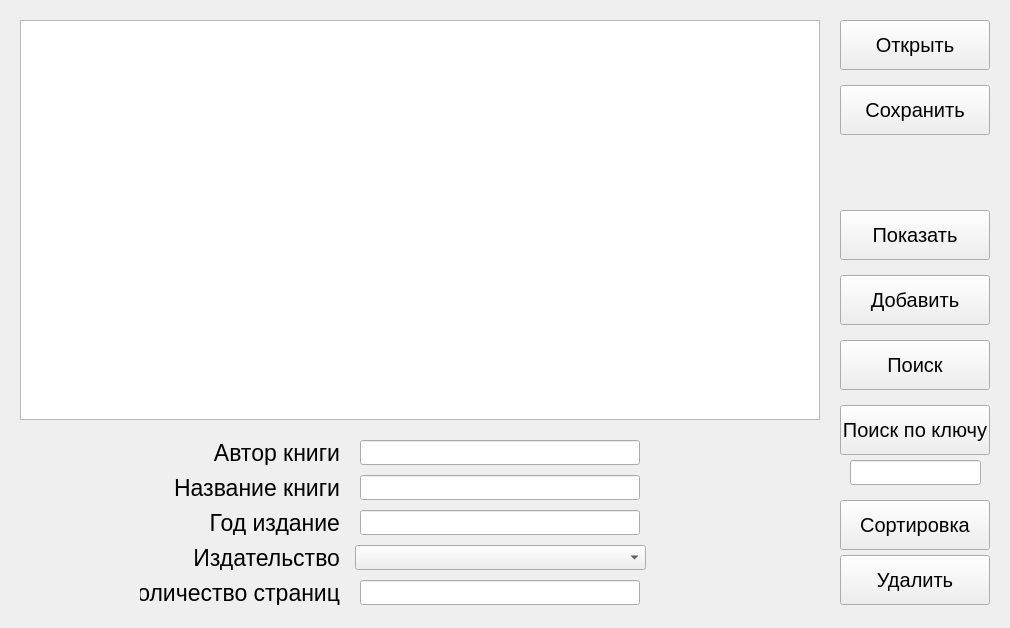
<?xml version="1.0" encoding="UTF-8"?>
<ui version="4.0">
 <class>MainWindow</class>
 <widget class="QMainWindow" name="MainWindow">
  <property name="geometry">
   <rect>
    <x>0</x>
    <y>0</y>
    <width>1010</width>
    <height>628</height>
   </rect>
  </property>
  <property name="font">
   <font>
    <pointsize>17</pointsize>
   </font>
  </property>
  <property name="windowTitle">
   <string>MainWindow</string>
  </property>
  <widget class="QWidget" name="centralwidget">
   <widget class="QPushButton" name="pushButton">
    <property name="geometry">
     <rect>
      <x>840</x>
      <y>20</y>
      <width>150</width>
      <height>50</height>
     </rect>
    </property>
    <property name="font">
     <font>
      <pointsize>15</pointsize>
     </font>
    </property>
    <property name="text">
     <string>Открыть</string>
    </property>
   </widget>
   <widget class="QTextEdit" name="textEdit">
    <property name="geometry">
     <rect>
      <x>20</x>
      <y>20</y>
      <width>800</width>
      <height>400</height>
     </rect>
    </property>
    <property name="mouseTracking">
     <bool>true</bool>
    </property>
   </widget>
   <widget class="QLabel" name="label">
    <property name="geometry">
     <rect>
      <x>140</x>
      <y>440</y>
      <width>200</width>
      <height>25</height>
     </rect>
    </property>
    <property name="font">
     <font>
      <pointsize>17</pointsize>
     </font>
    </property>
    <property name="toolTipDuration">
     <number>-1</number>
    </property>
    <property name="text">
     <string>Автор книги</string>
    </property>
    <property name="alignment">
     <set>Qt::AlignRight|Qt::AlignTrailing|Qt::AlignVCenter</set>
    </property>
   </widget>
   <widget class="QLabel" name="label_2">
    <property name="geometry">
     <rect>
      <x>140</x>
      <y>475</y>
      <width>200</width>
      <height>25</height>
     </rect>
    </property>
    <property name="font">
     <font>
      <pointsize>17</pointsize>
     </font>
    </property>
    <property name="toolTipDuration">
     <number>-1</number>
    </property>
    <property name="text">
     <string>Название книги</string>
    </property>
    <property name="alignment">
     <set>Qt::AlignRight|Qt::AlignTrailing|Qt::AlignVCenter</set>
    </property>
   </widget>
   <widget class="QLabel" name="label_3">
    <property name="geometry">
     <rect>
      <x>140</x>
      <y>510</y>
      <width>200</width>
      <height>25</height>
     </rect>
    </property>
    <property name="font">
     <font>
      <pointsize>17</pointsize>
     </font>
    </property>
    <property name="toolTipDuration">
     <number>-1</number>
    </property>
    <property name="text">
     <string>Год издание</string>
    </property>
    <property name="alignment">
     <set>Qt::AlignRight|Qt::AlignTrailing|Qt::AlignVCenter</set>
    </property>
   </widget>
   <widget class="QLabel" name="label_4">
    <property name="geometry">
     <rect>
      <x>140</x>
      <y>545</y>
      <width>200</width>
      <height>25</height>
     </rect>
    </property>
    <property name="font">
     <font>
      <pointsize>17</pointsize>
     </font>
    </property>
    <property name="toolTipDuration">
     <number>-1</number>
    </property>
    <property name="text">
     <string>Издательство</string>
    </property>
    <property name="alignment">
     <set>Qt::AlignRight|Qt::AlignTrailing|Qt::AlignVCenter</set>
    </property>
   </widget>
   <widget class="QLabel" name="label_5">
    <property name="geometry">
     <rect>
      <x>140</x>
      <y>580</y>
      <width>200</width>
      <height>25</height>
     </rect>
    </property>
    <property name="font">
     <font>
      <pointsize>17</pointsize>
     </font>
    </property>
    <property name="toolTipDuration">
     <number>-1</number>
    </property>
    <property name="text">
     <string>Количество страниц</string>
    </property>
    <property name="alignment">
     <set>Qt::AlignRight|Qt::AlignTrailing|Qt::AlignVCenter</set>
    </property>
   </widget>
   <widget class="QLineEdit" name="lineEdit">
    <property name="geometry">
     <rect>
      <x>360</x>
      <y>440</y>
      <width>280</width>
      <height>25</height>
     </rect>
    </property>
   </widget>
   <widget class="QLineEdit" name="lineEdit_2">
    <property name="geometry">
     <rect>
      <x>360</x>
      <y>475</y>
      <width>280</width>
      <height>25</height>
     </rect>
    </property>
   </widget>
   <widget class="QLineEdit" name="lineEdit_3">
    <property name="geometry">
     <rect>
      <x>360</x>
      <y>510</y>
      <width>280</width>
      <height>25</height>
     </rect>
    </property>
   </widget>
   <widget class="QLineEdit" name="lineEdit_5">
    <property name="geometry">
     <rect>
      <x>360</x>
      <y>580</y>
      <width>280</width>
      <height>25</height>
     </rect>
    </property>
   </widget>
   <widget class="QPushButton" name="pushButton_3">
    <property name="geometry">
     <rect>
      <x>840</x>
      <y>85</y>
      <width>150</width>
      <height>50</height>
     </rect>
    </property>
    <property name="font">
     <font>
      <pointsize>15</pointsize>
     </font>
    </property>
    <property name="text">
     <string>Сохранить</string>
    </property>
   </widget>
   <widget class="QPushButton" name="pushButton_4">
    <property name="geometry">
     <rect>
      <x>840</x>
      <y>275</y>
      <width>150</width>
      <height>50</height>
     </rect>
    </property>
    <property name="font">
     <font>
      <pointsize>15</pointsize>
     </font>
    </property>
    <property name="text">
     <string>Добавить</string>
    </property>
   </widget>
   <widget class="QPushButton" name="pushButton_5">
    <property name="geometry">
     <rect>
      <x>840</x>
      <y>340</y>
      <width>150</width>
      <height>50</height>
     </rect>
    </property>
    <property name="font">
     <font>
      <pointsize>15</pointsize>
     </font>
    </property>
    <property name="text">
     <string>Поиск</string>
    </property>
   </widget>
   <widget class="QPushButton" name="pushButton_6">
    <property name="geometry">
     <rect>
      <x>840</x>
      <y>405</y>
      <width>150</width>
      <height>50</height>
     </rect>
    </property>
    <property name="font">
     <font>
      <pointsize>15</pointsize>
     </font>
    </property>
    <property name="text">
     <string>Поиск по ключу</string>
    </property>
   </widget>
   <widget class="QPushButton" name="pushButton_7">
    <property name="geometry">
     <rect>
      <x>840</x>
      <y>500</y>
      <width>150</width>
      <height>50</height>
     </rect>
    </property>
    <property name="font">
     <font>
      <pointsize>15</pointsize>
     </font>
    </property>
    <property name="text">
     <string>Сортировка</string>
    </property>
   </widget>
   <widget class="QPushButton" name="pushButton_8">
    <property name="geometry">
     <rect>
      <x>840</x>
      <y>555</y>
      <width>150</width>
      <height>50</height>
     </rect>
    </property>
    <property name="font">
     <font>
      <pointsize>15</pointsize>
     </font>
    </property>
    <property name="text">
     <string>Удалить</string>
    </property>
   </widget>
   <widget class="QPushButton" name="pushButton_9">
    <property name="geometry">
     <rect>
      <x>840</x>
      <y>210</y>
      <width>150</width>
      <height>50</height>
     </rect>
    </property>
    <property name="font">
     <font>
      <pointsize>15</pointsize>
     </font>
    </property>
    <property name="text">
     <string>Показать</string>
    </property>
   </widget>
   <widget class="QLineEdit" name="lineEdit_6">
    <property name="geometry">
     <rect>
      <x>850</x>
      <y>460</y>
      <width>131</width>
      <height>25</height>
     </rect>
    </property>
   </widget>
   <widget class="QComboBox" name="comboBox">
    <property name="geometry">
     <rect>
      <x>355</x>
      <y>545</y>
      <width>291</width>
      <height>25</height>
     </rect>
    </property>
    <item>
     <property name="text">
      <string/>
     </property>
    </item>
    <item>
     <property name="text">
      <string>Русский вестник</string>
     </property>
    </item>
    <item>
     <property name="text">
      <string>Костер</string>
     </property>
    </item>
    <item>
     <property name="text">
      <string>Современник</string>
     </property>
    </item>
    <item>
     <property name="text">
      <string>Астрель</string>
     </property>
    </item>
    <item>
     <property name="text">
      <string>Русская правда</string>
     </property>
    </item>
    <item>
     <property name="text">
      <string>Просвещение</string>
     </property>
    </item>
    <item>
     <property name="text">
      <string>Мастацкая лiтаратура</string>
     </property>
    </item>
    <item>
     <property name="text">
      <string>Беларусь</string>
     </property>
    </item>
    <item>
     <property name="text">
      <string>ЭКСМО</string>
     </property>
    </item>
    <item>
     <property name="text">
      <string>АЛЬФА - КНИГА</string>
     </property>
    </item>
    <item>
     <property name="text">
      <string>РОСМЭН</string>
     </property>
    </item>
    <item>
     <property name="text">
      <string>Типография И. И. Глазунова</string>
     </property>
    </item>
    <item>
     <property name="text">
      <string>другая</string>
     </property>
    </item>
   </widget>
  </widget>
 </widget>
 <resources/>
 <connections/>
</ui>
